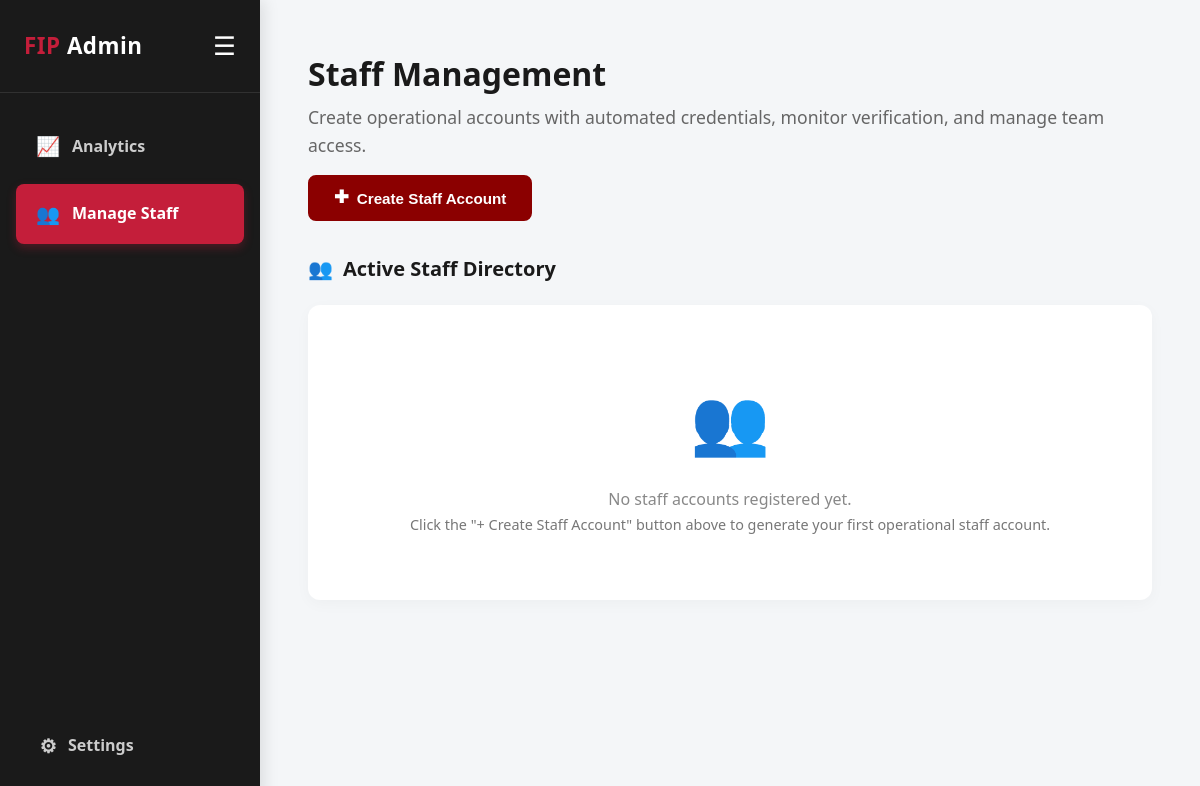
Before: /manage-staff (signed in) with the older database file.
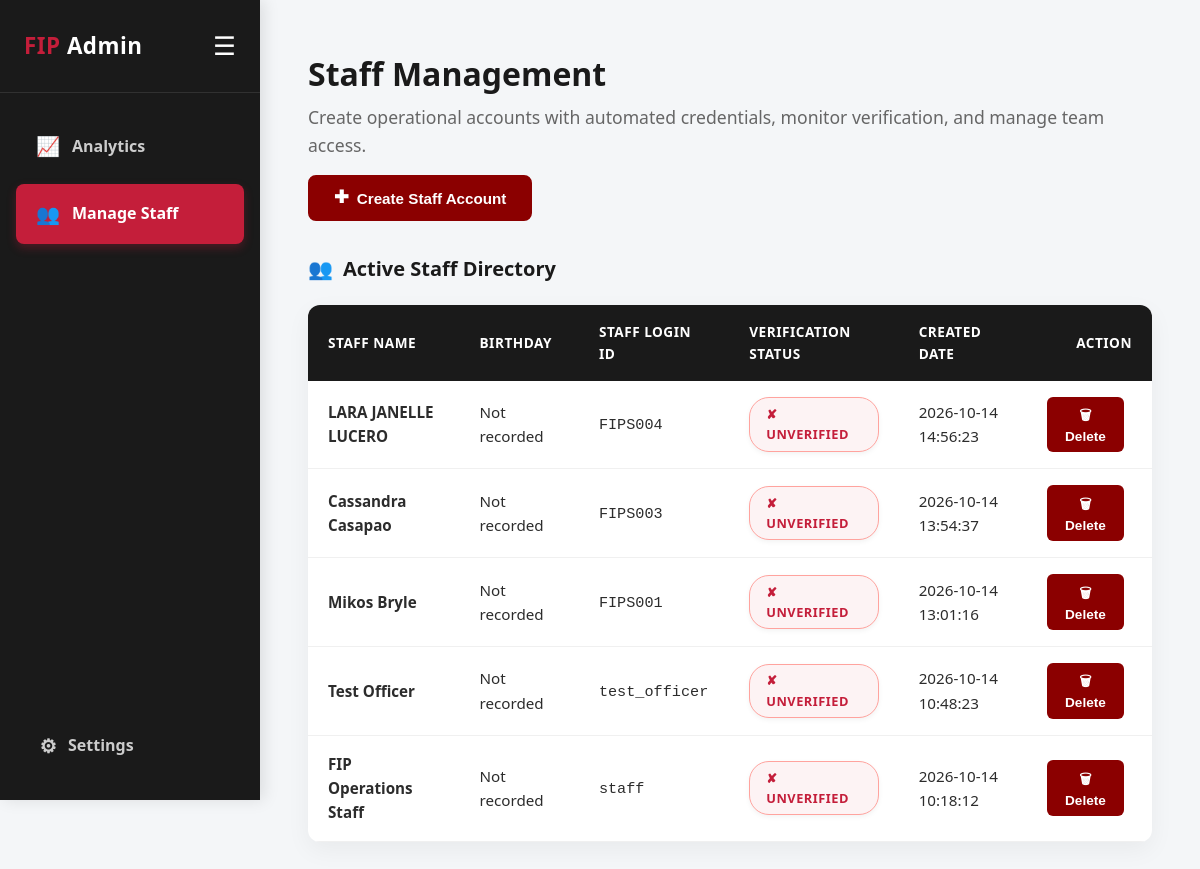
After: the same page with the newer database file.
### tables this page shows
CREATE TABLE fip_team (
            id            INTEGER PRIMARY KEY AUTOINCREMENT,
            username      TEXT    UNIQUE NOT NULL,
            password_hash TEXT    NOT NULL,
            full_name     TEXT    NOT NULL,
            role          TEXT    NOT NULL DEFAULT 'staff',
            created_at    TEXT    NOT NULL
        , id_file_path TEXT, id_type TEXT, verification_status TEXT NOT NULL DEFAULT 'Unverified', selfie_file_path TEXT);

### app.py (the view, shortened to what this page needs)
@app.route("/admin/manage-staff", methods=["GET", "POST"])
@app.route("/manage-staff", methods=["GET", "POST"])
@login_required
@admin_required
def manage_staff():
    db = get_db()
    new_staff_info = session.pop("latest_created_staff", None)
    staff_members = db.execute(
        "SELECT id, username, full_name, first_name, middle_name, last_name, birthday, role, id_file_path, verification_status, created_at FROM fip_team WHERE role = 'staff' ORDER BY created_at DESC"
    ).fetchall()
    return render_template("manage_staff.html",
                           active_tab="manage_staff",
                           staff_members=staff_members,
                           new_staff_info=new_staff_info)

### app.py (called while the page is built)
def get_db():
    if "db" not in g:
        g.db = sqlite3.connect(DATABASE)
        g.db.row_factory = sqlite3.Row
        g.db.execute("PRAGMA journal_mode=WAL")
    return g.db

def login_required(f):
    @wraps(f)
    def decorated(*args, **kwargs):
        if "team_user_id" not in session and "user_id" not in session:
            flash("Please log in to access this page.", "error")
            return redirect(url_for("login"))
        return f(*args, **kwargs)
    return decorated

def admin_required(f):
    @wraps(f)
    def decorated(*args, **kwargs):
        if "team_user_id" not in session and "user_id" not in session:
            flash("Please log in to access this page.", "error")
            return redirect(url_for("login"))
        role = session.get("role") or session.get("team_role")
        if role != "admin":
            flash("Access denied. Admin privileges required.", "error")
            return redirect(url_for("staff_dashboard"))
        return f(*args, **kwargs)
    return decorated

### templates/manage_staff.html (shortened to what this page needs)
{% extends "admin_base.html" %}
{% block content %}
    <div style="display: flex; justify-content: space-between; align-items: flex-start; margin-bottom: 2rem; flex-wrap: wrap; gap: 1rem;">
        <div>
            <h2 class="section-title" style="text-align: left; margin-bottom: 0.25rem;">Staff Management</h2>
            <p class="section-subtitle" style="text-align: left; margin-bottom: 0;">Create operational accounts with automated credentials, monitor verification, and manage team access.</p>
        </div>
        <div>
            <button type="button" class="btn btn-primary" onclick="openStaffModal()" style="display: inline-flex; align-items: center; gap: 8px; padding: 0.75rem 1.5rem; font-size: 0.95rem;">
                <span style="font-size: 1.1rem; line-height: 1;">&#10010;</span> Create Staff Account
            </button>
        </div>
    </div>
    <div style="margin-bottom: 3rem;">
        <h3 style="margin-top: 0; margin-bottom: 1.25rem; color: #1a1a1a; display: flex; align-items: center; gap: 10px; font-size: 1.25rem;">
            <span>&#128101;</span> Active Staff Directory
        </h3>
        {% if staff_members %}
        <div class="table-wrapper">
            <table class="data-table">
                <thead>
                    <tr>
                        <th>Staff Name</th>
                        <th>Birthday</th>
                        <th>Staff Login ID</th>
                        <th>Verification Status</th>
                        <th>Created Date</th>
                        <th style="text-align: right;">Action</th>
                    </tr>
                </thead>
                <tbody>
                    {% for staff in staff_members %}
                    <tr>
                        <td>
                            <strong>{{ staff.full_name }}</strong>
                        </td>
                        <td>
                            {{ staff.birthday or 'Not recorded' }}
                        </td>
                        <td>
                            <code>{{ staff.username }}</code>
                        </td>
                        <td>
                            {% if staff.verification_status == 'Verified' %}
                                <span class="status-badge status-approved">&#10004; Verified</span>
                            {% elif staff.verification_status == 'Pending Verification' %}
                                <span class="status-badge status-pending">&#9203; Pending</span>
                            {% else %}
                                <span class="status-badge status-declined">&#10008; Unverified</span>
                            {% endif %}
                        </td>
                        <td>
                            {{ staff.created_at }}
                        </td>
                        <td style="text-align: right;">
                            <form method="POST" action="{{ url_for('delete_staff', user_id=staff.id) }}" class="inline-form" onsubmit="return confirm('Are you sure you want to delete staff account {{ staff.username }}?');">
                                <button type="submit" class="btn btn-decline btn-sm" title="Remove staff member">
                                    &#128465; Delete
                                </button>
                            </form>
                        </td>
                    </tr>
                    {% endfor %}
                </tbody>
            </table>
        </div>
        {% else %}
        <div class="empty-state">
            <div class="empty-icon">&#128101;</div>
            <p>No staff accounts registered yet.</p>
            <p style="font-size: 0.9rem; color: #777;">Click the "+ Create Staff Account" button above to generate your first operational staff account.</p>
        </div>
        {% endif %}
    </div>
{% endblock %}

Changed rows visible on the page:
added fip_team: full_name "LARA JANELLE LUCERO", birthday "Not recorded", username "FIPS004", verification_status "✘ UNVERIFIED", created_at "2026-10-14 14:56:23"
added fip_team: full_name "Cassandra Casapao", birthday "Not recorded", username "FIPS003", verification_status "✘ UNVERIFIED", created_at "2026-10-14 13:54:37"
added fip_team: full_name "Mikos Bryle", birthday "Not recorded", username "FIPS001", verification_status "✘ UNVERIFIED", created_at "2026-10-14 13:01:16"
added fip_team: full_name "Test Officer", birthday "Not recorded", username "test_officer", verification_status "✘ UNVERIFIED", created_at "2026-10-14 10:48:23"
added fip_team: full_name "FIP Operations Staff", birthday "Not recorded", username "staff", verification_status "✘ UNVERIFIED", created_at "2026-10-14 10:18:12"
Other visible differences:
text no longer shown: "👥 No staff accounts registered yet. Click the \"+ Create Staff Account\" button above to generate your first operational staff account."
text now shown: "STAFF NAME BIRTHDAY STAFF LOGIN ID VERIFICATION STATUS CREATED DATE ACTION"
